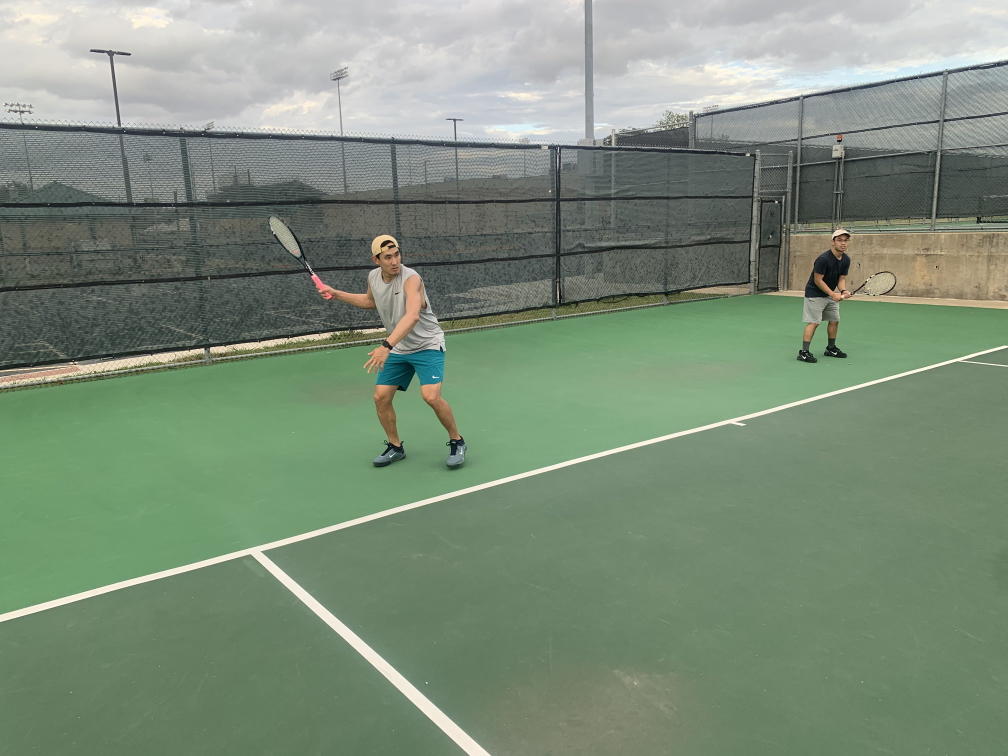
#> input picture images/25.jpg, 4032 x 3024 px (shown at 1/4 size)
$ python -i contours.py   (imports and definitions only)
#> lines starting #> are read from the running program, lines starting #| are printed output that depends on the picture; after the words box and inside, x2 and y2 are one past the last pixel; in counts of white or black regions, pixels touching at a corner belong together
import cv2
import numpy as np
from skimage.feature import canny

def getBoundingBox(img):
    ## contour detection
    ret,thresh = cv2.threshold(img,127,255,0)
    contours,hierarchy = cv2.findContours(thresh, 1, 2)
    cnt = contours[0]

    x,y,w,h = cv2.boundingRect(cnt)
    img = cv2.rectangle(img,(x,y),(x+w,y+h),(0,0,255),2)

    ellipse = cv2.fitEllipse(cnt)
    img = cv2.ellipse(img,ellipse,(0,255,0),2)

    cv2.imwrite('result.jpg', img)

    ## filling in the object
    new_img = np.zeros_like(img)
    new_img = cv2.ellipse(new_img,ellipse,255,2)
    thresh = cv2.threshold(new_img, 128, 255, cv2.THRESH_BINARY)[1]
    contours = cv2.findContours(thresh, cv2.RETR_EXTERNAL, cv2.CHAIN_APPROX_SIMPLE)
    contours = contours[0] if len(contours) == 2 else contours[1]
    big_contour = max(contours, key=cv2.contourArea)
    result = np.zeros_like(new_img)
    cv2.drawContours(result, [big_contour], 0, 255, cv2.FILLED)

    ## box drawing
    new_img = result
    ret,thresh = cv2.threshold(new_img,127,255,0)
    contours,hierarchy = cv2.findContours(thresh, 1, 2)
    cnt = contours[0]

    rect = cv2.minAreaRect(cnt)
    box = cv2.boxPoints(rect)
    box = np.int0(box)
    new_img = cv2.drawContours(new_img,[box],0,255,2)

    cv2.imwrite('images/oval.jpg', new_img)
    return box

>>> import cv2
>>> picture = cv2.imread('../images/25.jpg', cv2.IMREAD_GRAYSCALE)
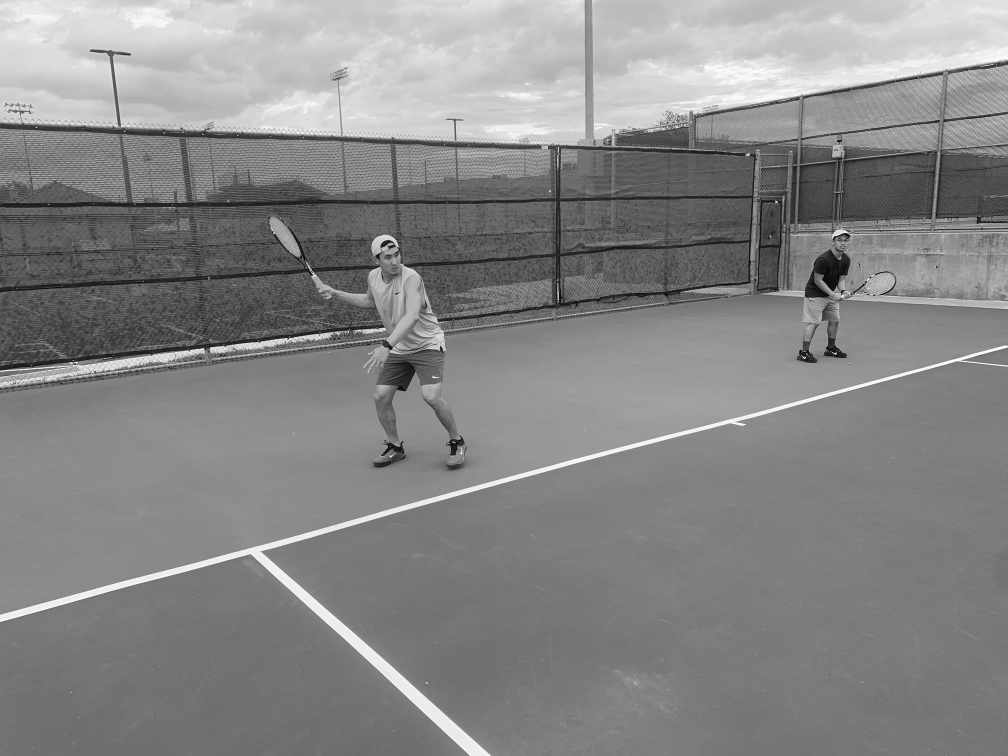
#> picture: shape (3024, 4032) (shown at 1/4 size); min 0, max 255, mean 134.5
>>> result = getBoundingBox(picture)
#> in getBoundingBox, `ret,thresh = cv2.threshold(img,127,255,0)`:
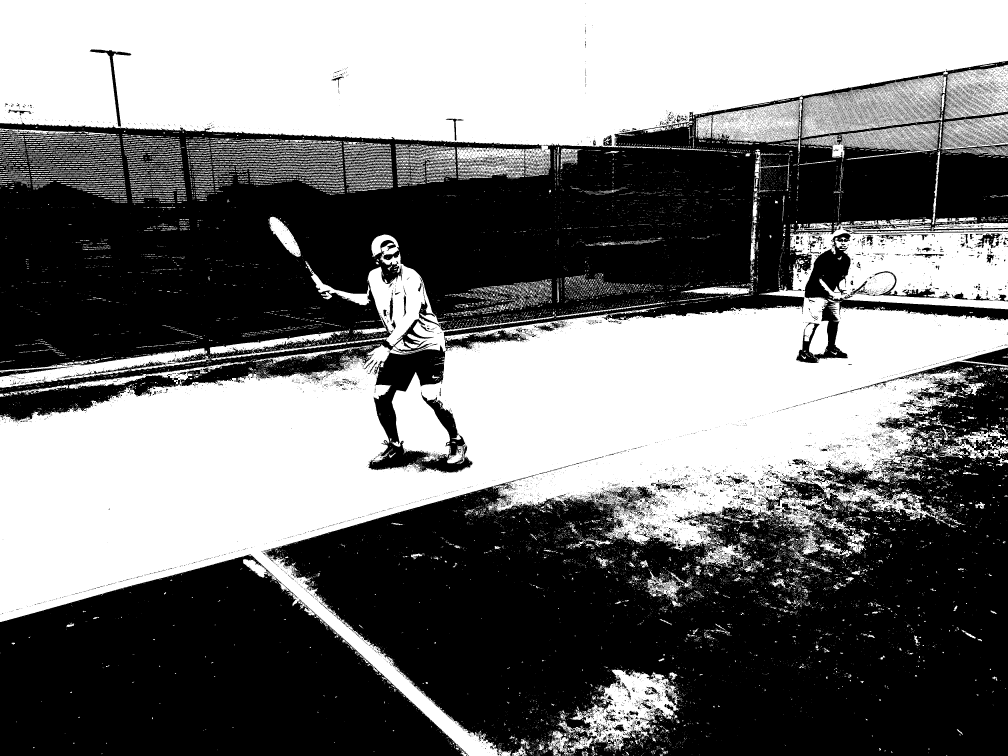
#> thresh: shape (3024, 4032) (shown at 1/4 size); 46.4% white; 21911 white regions (17941 under 20 px)
#> in getBoundingBox, `contours,hierarchy = cv2.findContours(thresh, 1, 2)`: contours = 37529 contours, 32326 with area under 20; largest, box (x1, y1, x2, y2) and area: (0, 881, 4032, 3024) 3057978, (0, 0, 4032, 669) 1949624, (3205, 299, 3786, 552) 82199, (2289, 2678, 2715, 3004) 64537, (2846, 399, 3209, 570) 44082
#> in getBoundingBox, `cnt = contours[0]`: cnt = [[3791, 3023]]
#> in getBoundingBox, `x,y,w,h = cv2.boundingRect(cnt)`: x = 3791; y = 3023; w = 1
#> (the run stopped early here; a loop or call above may not have finished)
